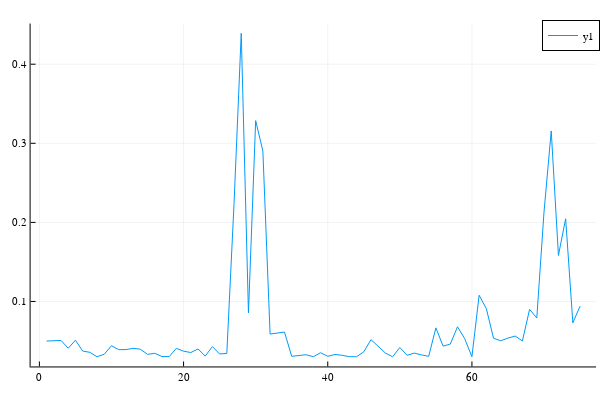

Source (notebook cell):
### Code cell
f_coefficient = f_churchill.(Re_list .+ 1e-4)
plot(f_coefficient)

### Figure 1 — Plotly figure (JSON) as saved in the notebook; plotly's stock layout.template omitted (floating-point values rounded to 4 significant figures)
{"data": [{"colorbar": {"title": ""}, "legendgroup": "y1", "line": {"color": "rgba(0, 154, 250, 1.000)", "dash": "solid", "shape": "linear", "width": 1}, "mode": "lines", "name": "y1", "showlegend": true, "type": "scatter", "x": [1, 2, 3, 4, 5, 6, 7, 8, 9, 10, 11, 12, 13, 14, 15, 16, 17, 18, 19, 20, 21, 22, 23, 24, 25, 26, 27, 28, 29, 30, 31, 32, 33, 34, 35, 36, 37, 38, 39, 40, 41, 42, 43, 44, 45, 46, 47, 48, 49, 50, 51, 52, 53, 54, 55, 56, 57, 58, 59, 60, 61, 62, 63, 64, 65, 66, 67, 68, 69, 70, 71, 72, 73, 74, 75], "xaxis": "x", "y": [0.04995, 0.05078, 0.05069, 0.04084, 0.05107, 0.03734, 0.03568, 0.03009, 0.03333, 0.04403, 0.03911, 0.03911, 0.04075, 0.03964, 0.03316, 0.03442, 0.03038, 0.03024, 0.04069, 0.03716, 0.0354, 0.03996, 0.03092, 0.04291, 0.03355, 0.03431, 0.2239, 0.4391, 0.08543, 0.3287, 0.2903, 0.05881, 0.05965, 0.06133, 0.03062, 0.03118, 0.03264, 0.03011, 0.03518, 0.03066, 0.03295, 0.03197, 0.03015, 0.03015, 0.03632, 0.05168, 0.04345, 0.03472, 0.0301, 0.04185, 0.03192, 0.03469, 0.03245, 0.03062, 0.06661, 0.04353, 0.04609, 0.06799, 0.05292, 0.03022, 0.1078, 0.09093, 0.05344, 0.05032, 0.05367, 0.05625, 0.05007, 0.09001, 0.07913, 0.2131, 0.3156, 0.1583, 0.2046, 0.07297, 0.09412], "yaxis": "y", "zmax": null, "zmin": null}], "layout": {"annotations": [], "height": 400, "legend": {"bgcolor": "rgba(255, 255, 255, 1.000)", "bordercolor": "rgba(0, 0, 0, 1.000)", "borderwidth": 1, "font": {"color": "rgba(0, 0, 0, 1.000)", "family": "sans-serif", "size": 11}, "title": {"font": {"color": "rgba(0, 0, 0, 1.000)", "family": "sans-serif", "size": 15}, "text": ""}, "tracegroupgap": 0, "traceorder": "normal", "x": 1, "xanchor": "auto", "y": 1, "yanchor": "auto"}, "margin": {"b": 20, "l": 0, "r": 0, "t": 20}, "paper_bgcolor": "rgba(255, 255, 255, 1.000)", "plot_bgcolor": "rgba(255, 255, 255, 1.000)", "showlegend": true, "width": 600, "xaxis": {"anchor": "y", "domain": [0.05101, 0.9934], "gridcolor": "rgba(0, 0, 0, 0.100)", "gridwidth": 0.5, "linecolor": "rgba(0, 0, 0, 1.000)", "mirror": false, "range": [-1.22, 77.22], "showgrid": true, "showline": true, "showticklabels": true, "tickangle": 0, "tickcolor": "rgb(0, 0, 0)", "tickfont": {"color": "rgba(0, 0, 0, 1.000)", "family": "sans-serif", "size": 11}, "tickmode": "array", "ticks": "inside", "ticktext": ["0", "20", "40", "60"], "tickvals": [0, 20, 40, 60], "title": "", "titlefont": {"color": "rgba(0, 0, 0, 1.000)", "family": "sans-serif", "size": 15}, "type": "-", "visible": true, "zeroline": false, "zerolinecolor": "rgba(0, 0, 0, 1.000)"}, "yaxis": {"anchor": "x", "domain": [0.03762, 0.9902], "gridcolor": "rgba(0, 0, 0, 0.100)", "gridwidth": 0.5, "linecolor": "rgba(0, 0, 0, 1.000)", "mirror": false, "range": [0.01782, 0.4514], "showgrid": true, "showline": true, "showticklabels": true, "tickangle": 0, "tickcolor": "rgb(0, 0, 0)", "tickfont": {"color": "rgba(0, 0, 0, 1.000)", "family": "sans-serif", "size": 11}, "tickmode": "array", "ticks": "inside", "ticktext": ["0.1", "0.2", "0.3", "0.4"], "tickvals": [0.1, 0.2, 0.3, 0.4], "title": "", "titlefont": {"color": "rgba(0, 0, 0, 1.000)", "family": "sans-serif", "size": 15}, "type": "-", "visible": true, "zeroline": false, "zerolinecolor": "rgba(0, 0, 0, 1.000)"}}}
